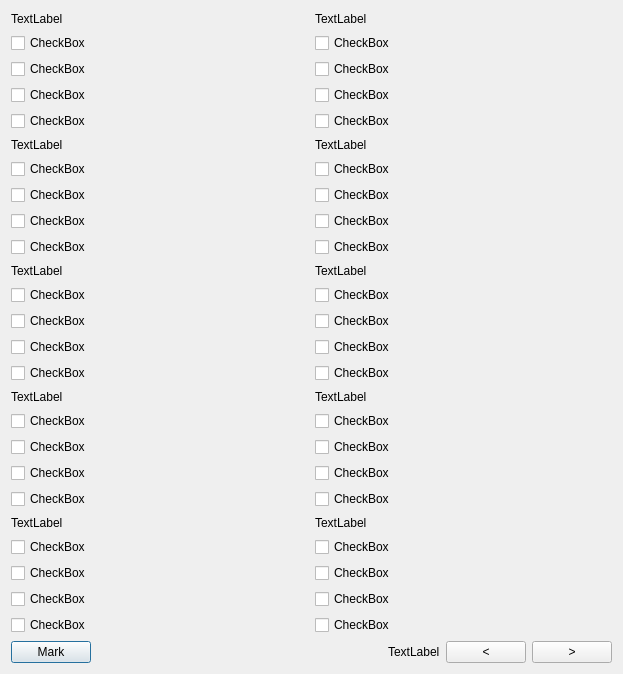
<?xml version="1.0" encoding="UTF-8"?>
<ui version="4.0">
 <class>studentexam</class>
 <widget class="QDialog" name="studentexam">
  <property name="geometry">
   <rect>
    <x>0</x>
    <y>0</y>
    <width>623</width>
    <height>674</height>
   </rect>
  </property>
  <property name="windowTitle">
   <string>Dialog</string>
  </property>
  <layout class="QHBoxLayout" name="horizontalLayout_3">
   <item>
    <layout class="QVBoxLayout" name="verticalLayout">
     <item>
      <widget class="QLabel" name="label_1">
       <property name="sizePolicy">
        <sizepolicy hsizetype="Preferred" vsizetype="Preferred">
         <horstretch>0</horstretch>
         <verstretch>0</verstretch>
        </sizepolicy>
       </property>
       <property name="text">
        <string>TextLabel</string>
       </property>
      </widget>
     </item>
     <item>
      <widget class="QCheckBox" name="checkBox">
       <property name="sizePolicy">
        <sizepolicy hsizetype="Maximum" vsizetype="Fixed">
         <horstretch>20</horstretch>
         <verstretch>0</verstretch>
        </sizepolicy>
       </property>
       <property name="text">
        <string>CheckBox</string>
       </property>
      </widget>
     </item>
     <item>
      <widget class="QCheckBox" name="checkBox_2">
       <property name="text">
        <string>CheckBox</string>
       </property>
      </widget>
     </item>
     <item>
      <widget class="QCheckBox" name="checkBox_3">
       <property name="text">
        <string>CheckBox</string>
       </property>
      </widget>
     </item>
     <item>
      <widget class="QCheckBox" name="checkBox_4">
       <property name="text">
        <string>CheckBox</string>
       </property>
      </widget>
     </item>
     <item>
      <widget class="QLabel" name="label_2">
       <property name="text">
        <string>TextLabel</string>
       </property>
      </widget>
     </item>
     <item>
      <widget class="QCheckBox" name="checkBox_5">
       <property name="text">
        <string>CheckBox</string>
       </property>
      </widget>
     </item>
     <item>
      <widget class="QCheckBox" name="checkBox_6">
       <property name="text">
        <string>CheckBox</string>
       </property>
      </widget>
     </item>
     <item>
      <widget class="QCheckBox" name="checkBox_7">
       <property name="text">
        <string>CheckBox</string>
       </property>
      </widget>
     </item>
     <item>
      <widget class="QCheckBox" name="checkBox_8">
       <property name="text">
        <string>CheckBox</string>
       </property>
      </widget>
     </item>
     <item>
      <widget class="QLabel" name="label_3">
       <property name="sizePolicy">
        <sizepolicy hsizetype="Expanding" vsizetype="Preferred">
         <horstretch>0</horstretch>
         <verstretch>0</verstretch>
        </sizepolicy>
       </property>
       <property name="text">
        <string>TextLabel</string>
       </property>
      </widget>
     </item>
     <item>
      <widget class="QCheckBox" name="checkBox_9">
       <property name="text">
        <string>CheckBox</string>
       </property>
      </widget>
     </item>
     <item>
      <widget class="QCheckBox" name="checkBox_10">
       <property name="text">
        <string>CheckBox</string>
       </property>
      </widget>
     </item>
     <item>
      <widget class="QCheckBox" name="checkBox_11">
       <property name="text">
        <string>CheckBox</string>
       </property>
      </widget>
     </item>
     <item>
      <widget class="QCheckBox" name="checkBox_12">
       <property name="text">
        <string>CheckBox</string>
       </property>
      </widget>
     </item>
     <item>
      <widget class="QLabel" name="label_4">
       <property name="sizePolicy">
        <sizepolicy hsizetype="Expanding" vsizetype="Preferred">
         <horstretch>0</horstretch>
         <verstretch>0</verstretch>
        </sizepolicy>
       </property>
       <property name="text">
        <string>TextLabel</string>
       </property>
       <property name="scaledContents">
        <bool>false</bool>
       </property>
      </widget>
     </item>
     <item>
      <widget class="QCheckBox" name="checkBox_13">
       <property name="text">
        <string>CheckBox</string>
       </property>
      </widget>
     </item>
     <item>
      <widget class="QCheckBox" name="checkBox_14">
       <property name="text">
        <string>CheckBox</string>
       </property>
      </widget>
     </item>
     <item>
      <widget class="QCheckBox" name="checkBox_15">
       <property name="text">
        <string>CheckBox</string>
       </property>
      </widget>
     </item>
     <item>
      <widget class="QCheckBox" name="checkBox_16">
       <property name="text">
        <string>CheckBox</string>
       </property>
      </widget>
     </item>
     <item>
      <widget class="QLabel" name="label_5">
       <property name="sizePolicy">
        <sizepolicy hsizetype="Expanding" vsizetype="Preferred">
         <horstretch>0</horstretch>
         <verstretch>0</verstretch>
        </sizepolicy>
       </property>
       <property name="text">
        <string>TextLabel</string>
       </property>
      </widget>
     </item>
     <item>
      <widget class="QCheckBox" name="checkBox_17">
       <property name="text">
        <string>CheckBox</string>
       </property>
      </widget>
     </item>
     <item>
      <widget class="QCheckBox" name="checkBox_18">
       <property name="text">
        <string>CheckBox</string>
       </property>
      </widget>
     </item>
     <item>
      <widget class="QCheckBox" name="checkBox_19">
       <property name="text">
        <string>CheckBox</string>
       </property>
      </widget>
     </item>
     <item>
      <widget class="QCheckBox" name="checkBox_20">
       <property name="text">
        <string>CheckBox</string>
       </property>
      </widget>
     </item>
     <item>
      <layout class="QHBoxLayout" name="horizontalLayout">
       <item>
        <widget class="QPushButton" name="correctExamBtn">
         <property name="text">
          <string>Mark</string>
         </property>
        </widget>
       </item>
       <item>
        <spacer name="horizontalSpacer_2">
         <property name="orientation">
          <enum>Qt::Horizontal</enum>
         </property>
         <property name="sizeHint" stdset="0">
          <size>
           <width>40</width>
           <height>20</height>
          </size>
         </property>
        </spacer>
       </item>
      </layout>
     </item>
    </layout>
   </item>
   <item>
    <layout class="QVBoxLayout" name="verticalLayout_2">
     <item>
      <widget class="QLabel" name="label_6">
       <property name="text">
        <string>TextLabel</string>
       </property>
      </widget>
     </item>
     <item>
      <widget class="QCheckBox" name="checkBox_21">
       <property name="text">
        <string>CheckBox</string>
       </property>
      </widget>
     </item>
     <item>
      <widget class="QCheckBox" name="checkBox_22">
       <property name="text">
        <string>CheckBox</string>
       </property>
      </widget>
     </item>
     <item>
      <widget class="QCheckBox" name="checkBox_23">
       <property name="text">
        <string>CheckBox</string>
       </property>
      </widget>
     </item>
     <item>
      <widget class="QCheckBox" name="checkBox_24">
       <property name="text">
        <string>CheckBox</string>
       </property>
      </widget>
     </item>
     <item>
      <widget class="QLabel" name="label_7">
       <property name="text">
        <string>TextLabel</string>
       </property>
      </widget>
     </item>
     <item>
      <widget class="QCheckBox" name="checkBox_25">
       <property name="text">
        <string>CheckBox</string>
       </property>
      </widget>
     </item>
     <item>
      <widget class="QCheckBox" name="checkBox_26">
       <property name="text">
        <string>CheckBox</string>
       </property>
      </widget>
     </item>
     <item>
      <widget class="QCheckBox" name="checkBox_27">
       <property name="text">
        <string>CheckBox</string>
       </property>
      </widget>
     </item>
     <item>
      <widget class="QCheckBox" name="checkBox_28">
       <property name="text">
        <string>CheckBox</string>
       </property>
      </widget>
     </item>
     <item>
      <widget class="QLabel" name="label_8">
       <property name="text">
        <string>TextLabel</string>
       </property>
      </widget>
     </item>
     <item>
      <widget class="QCheckBox" name="checkBox_29">
       <property name="text">
        <string>CheckBox</string>
       </property>
      </widget>
     </item>
     <item>
      <widget class="QCheckBox" name="checkBox_30">
       <property name="text">
        <string>CheckBox</string>
       </property>
      </widget>
     </item>
     <item>
      <widget class="QCheckBox" name="checkBox_31">
       <property name="text">
        <string>CheckBox</string>
       </property>
      </widget>
     </item>
     <item>
      <widget class="QCheckBox" name="checkBox_32">
       <property name="text">
        <string>CheckBox</string>
       </property>
      </widget>
     </item>
     <item>
      <widget class="QLabel" name="label_9">
       <property name="text">
        <string>TextLabel</string>
       </property>
      </widget>
     </item>
     <item>
      <widget class="QCheckBox" name="checkBox_33">
       <property name="text">
        <string>CheckBox</string>
       </property>
      </widget>
     </item>
     <item>
      <widget class="QCheckBox" name="checkBox_34">
       <property name="text">
        <string>CheckBox</string>
       </property>
      </widget>
     </item>
     <item>
      <widget class="QCheckBox" name="checkBox_35">
       <property name="text">
        <string>CheckBox</string>
       </property>
      </widget>
     </item>
     <item>
      <widget class="QCheckBox" name="checkBox_36">
       <property name="text">
        <string>CheckBox</string>
       </property>
      </widget>
     </item>
     <item>
      <widget class="QLabel" name="label_10">
       <property name="text">
        <string>TextLabel</string>
       </property>
      </widget>
     </item>
     <item>
      <widget class="QCheckBox" name="checkBox_37">
       <property name="text">
        <string>CheckBox</string>
       </property>
      </widget>
     </item>
     <item>
      <widget class="QCheckBox" name="checkBox_38">
       <property name="text">
        <string>CheckBox</string>
       </property>
      </widget>
     </item>
     <item>
      <widget class="QCheckBox" name="checkBox_39">
       <property name="text">
        <string>CheckBox</string>
       </property>
      </widget>
     </item>
     <item>
      <widget class="QCheckBox" name="checkBox_40">
       <property name="text">
        <string>CheckBox</string>
       </property>
      </widget>
     </item>
     <item>
      <layout class="QHBoxLayout" name="horizontalLayout_2">
       <item>
        <spacer name="horizontalSpacer">
         <property name="orientation">
          <enum>Qt::Horizontal</enum>
         </property>
         <property name="sizeHint" stdset="0">
          <size>
           <width>40</width>
           <height>20</height>
          </size>
         </property>
        </spacer>
       </item>
       <item>
        <widget class="QLabel" name="timeLabel">
         <property name="text">
          <string>TextLabel</string>
         </property>
        </widget>
       </item>
       <item>
        <widget class="QPushButton" name="previousQsBtn">
         <property name="text">
          <string>&lt;</string>
         </property>
        </widget>
       </item>
       <item>
        <widget class="QPushButton" name="nextQsBtn">
         <property name="text">
          <string>&gt;</string>
         </property>
        </widget>
       </item>
      </layout>
     </item>
    </layout>
   </item>
  </layout>
 </widget>
 <resources/>
 <connections/>
</ui>
